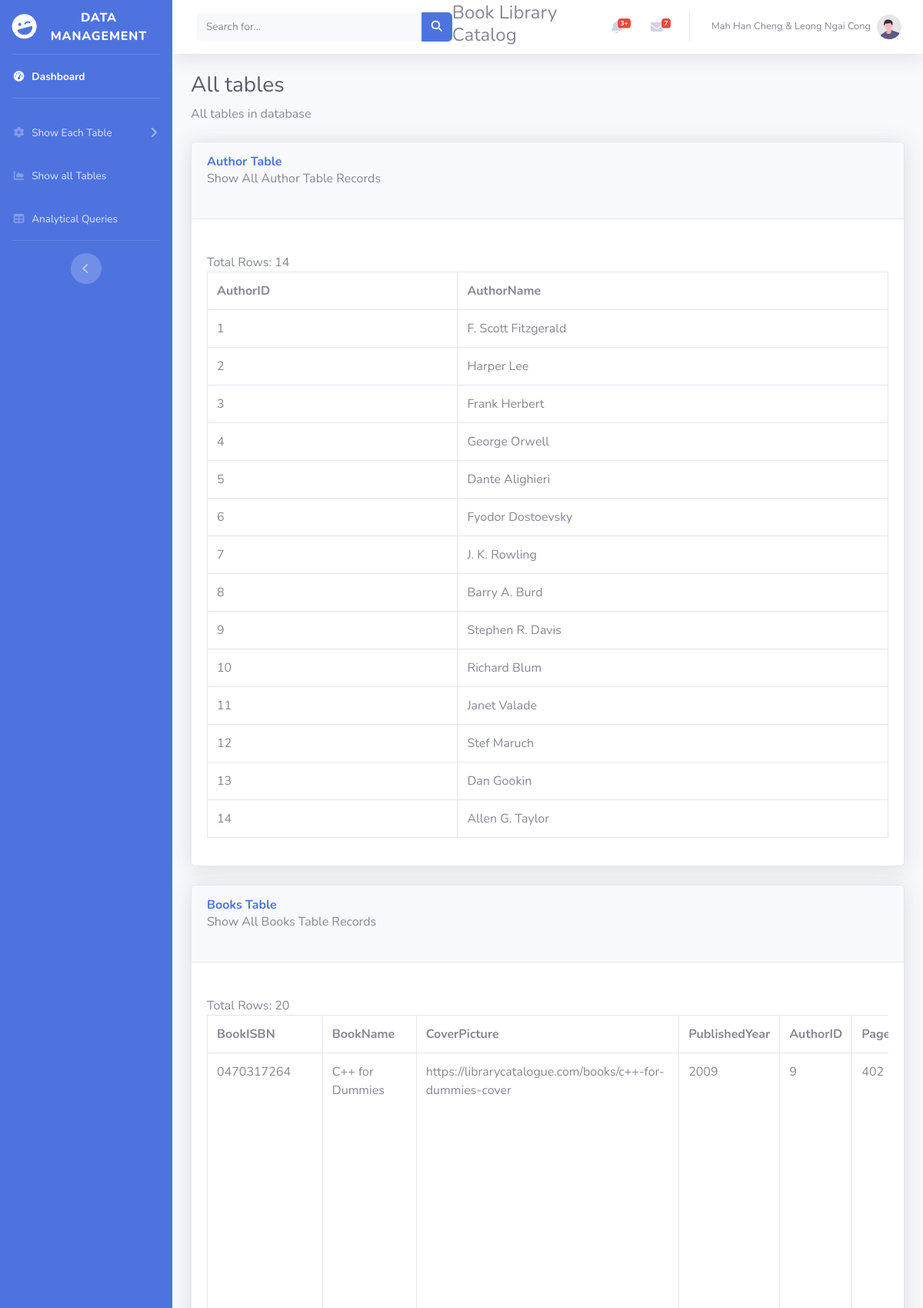
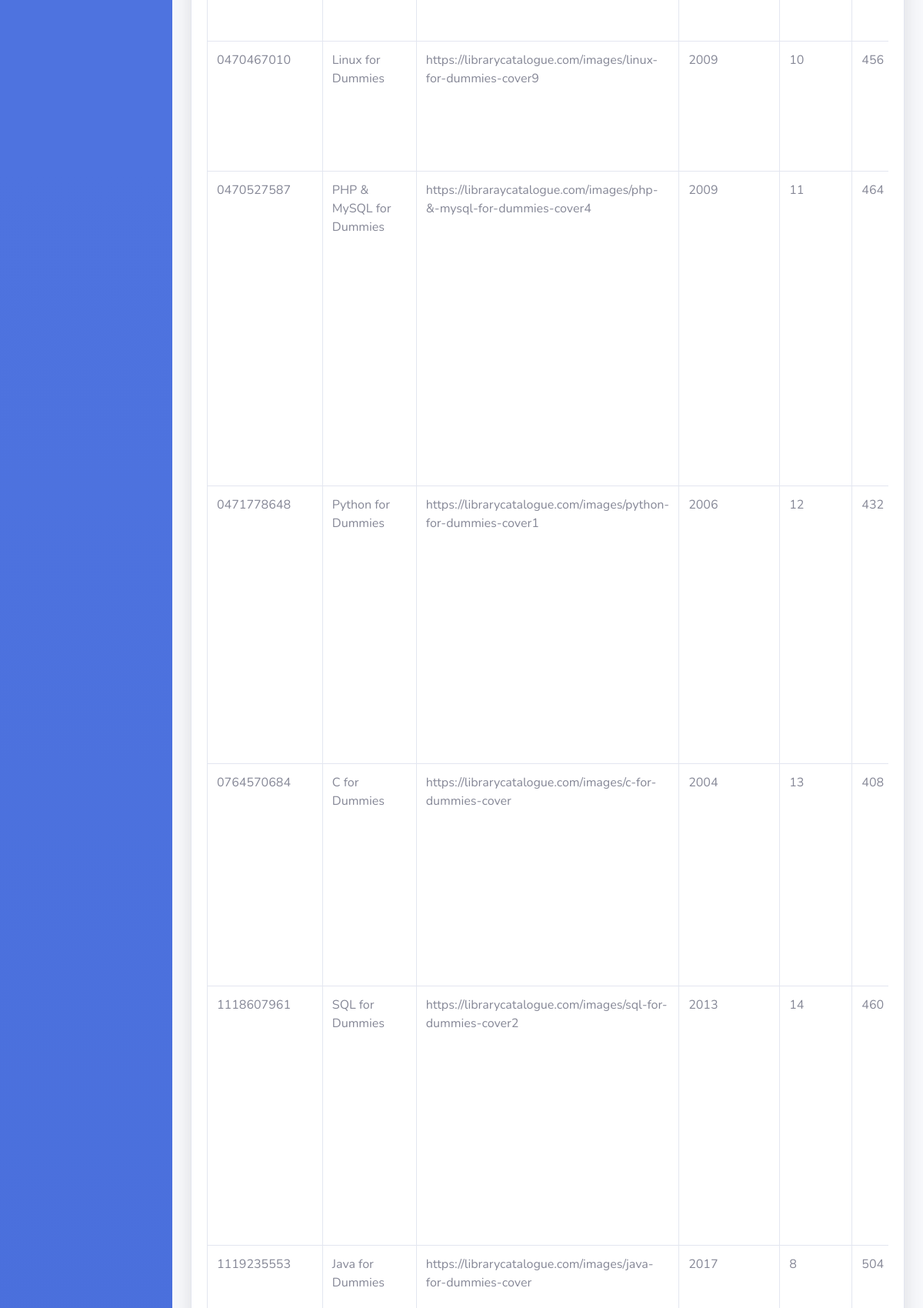
/showAllTables.php (upper part), run on the app's committed database (2 pictures, top to bottom).
### tables this page shows
CREATE TABLE `author` (
  `AuthorID` int(11) PRIMARY KEY AUTO_INCREMENT NOT NULL,
  `AuthorName` varchar(255) NOT NULL

);

CREATE TABLE `book` (
  `BookISBN` varchar(255) PRIMARY KEY NOT NULL,
  `BookName` varchar(255) NOT NULL,
  `CoverPicture` varchar(255) NOT NULL,
  `PublishedYear` year(4) NOT NULL,
  `AuthorID` int(11) NOT NULL,
  `PageCount` int(11) NOT NULL,
  `BookDescription` varchar(255) DEFAULT NULL,
  `ReadingLink` varchar(255) DEFAULT NULL,
  `AvailableCount` int(11) NOT NULL,

  KEY `AuthorID` (`AuthorID`),

  CONSTRAINT `book_ibfk_1` FOREIGN KEY (`AuthorID`) REFERENCES `author` (`AuthorID`) ON DELETE CASCADE ON UPDATE CASCADE

);

### showAllTables.php (the view, shortened to what this page needs)
<?php
    include 'db_connect.php';
    include 'sideBarMenu.php';
?>
                <div class="container-fluid">
                    <h1 class="h3 mb-2 text-gray-800">All tables</h1>
                    <p class="mb-4">All tables in database
                        </p>
                        <?php
                        $conn = mysqli_connect($servername, $username, $password, $dbname);
                        $sql1 = "SELECT * FROM author";
                        $queryTitle1 = "Author Table";
                        $queryDescription1 = "Show All Author Table Records";
                        generate_table($conn, $sql1, $queryTitle1, $queryDescription1);
                        $sql1 = "SELECT * FROM book";
                        $queryTitle1 = "Books Table";
                        $queryDescription1 = "Show All Books Table Records";
                        generate_table($conn, $sql1, $queryTitle1, $queryDescription1);
                        ?>
                </div>
<?php
include 'footer.php';
?>
<?php
function generate_table($conn, $sql, $queryTitle, $queryDescription) {
    echo '<div class="card shadow mb-4">
            <div class="card-header py-3">
                <h6 class="m-0 font-weight-bold text-primary">' . $queryTitle . '</h6>
                <p class="mb-4">' . $queryDescription . '</p>
            </div>
            <div class="card-body">
                <div class="table-responsive">';
    $result = mysqli_query($conn, $sql);
    echo "<br> Total Rows: " . mysqli_num_rows($result);
    if (mysqli_num_rows($result) > 0) {
        echo "<table border='1' class='table table-bordered' id='dataTable' width='100%' cellspacing='0'>";
        echo "<tr>";
        $firstRow = mysqli_fetch_assoc($result);
        foreach ($firstRow as $columnName => $value) {
            echo "<th>" . htmlspecialchars($columnName) . "</th>";
        }
        echo "</tr>";
        mysqli_data_seek($result, 0);
        while ($row = mysqli_fetch_assoc($result)) {
            echo "<tr>";
            foreach ($row as $columnValue) {
                echo "<td>" . htmlspecialchars($columnValue) . "</td>";
            }
            echo "</tr>";
        }
        echo "</table>";
    } else {
        echo "0 results";
    }
    echo '    </div>
            </div>
        </div>';
}
?>

### data on the page
author: AuthorID "1", AuthorName "F. Scott Fitzgerald"
author: AuthorID "2", AuthorName "Harper Lee"
author: AuthorID "3", AuthorName "Frank Herbert"
author: AuthorID "4", AuthorName "George Orwell"
author: AuthorID "5", AuthorName "Dante Alighieri"
author: AuthorID "6", AuthorName "Fyodor Dostoevsky"
author: AuthorID "7", AuthorName "J. K. Rowling"
author: AuthorID "8", AuthorName "Barry A. Burd"
author: AuthorID "9", AuthorName "Stephen R. Davis"
author: AuthorID "10", AuthorName "Richard Blum"
author: AuthorID "11", AuthorName "Janet Valade"
author: AuthorID "12", AuthorName "Stef Maruch"
author: AuthorID "13", AuthorName "Dan Gookin"
author: AuthorID "14", AuthorName "Allen G. Taylor"
book: BookISBN "0470317264", BookName "C++ for Dummies", CoverPicture "https://librarycatalogue.com/books/c++-for-dummies-cover", PublishedYear "2009", AuthorID "9", PageCount "402"
book: BookISBN "0470467010", BookName "Linux for Dummies", CoverPicture "https://librarycatalogue.com/images/linux-for-dummies-cover9", PublishedYear "2009", AuthorID "10", PageCount "456"
book: BookISBN "0470527587", BookName "PHP & MySQL for Dummies", CoverPicture "https://libraraycatalogue.com/images/php-&-mysql-for-dummies-cover4", PublishedYear "2009", AuthorID "11", PageCount "464"
book: BookISBN "0471778648", BookName "Python for Dummies", CoverPicture "https://librarycatalogue.com/images/python-for-dummies-cover1", PublishedYear "2006", AuthorID "12", PageCount "432"
book: BookISBN "0764570684", BookName "C for Dummies", CoverPicture "https://librarycatalogue.com/images/c-for-dummies-cover", PublishedYear "2004", AuthorID "13", PageCount "408"
book: BookISBN "1118607961", BookName "SQL for Dummies", CoverPicture "https://librarycatalogue.com/images/sql-for-dummies-cover2", PublishedYear "2013", AuthorID "14", PageCount "460"
book: BookISBN "1119235553", BookName "Java for Dummies", CoverPicture "https://librarycatalogue.com/images/java-for-dummies-cover", PublishedYear "2017", AuthorID "8", PageCount "504"

### other printed values
$queryTitle "Author Table Books Table"
$queryDescription "Show All Author Table Records Show All Books Table Records"
mysqli_num_rows($result) "14 20"
$columnName "AuthorID"
$columnName "AuthorName"
$columnName "BookISBN"
$columnName "BookName"
$columnName "CoverPicture"
$columnName "PublishedYear"
